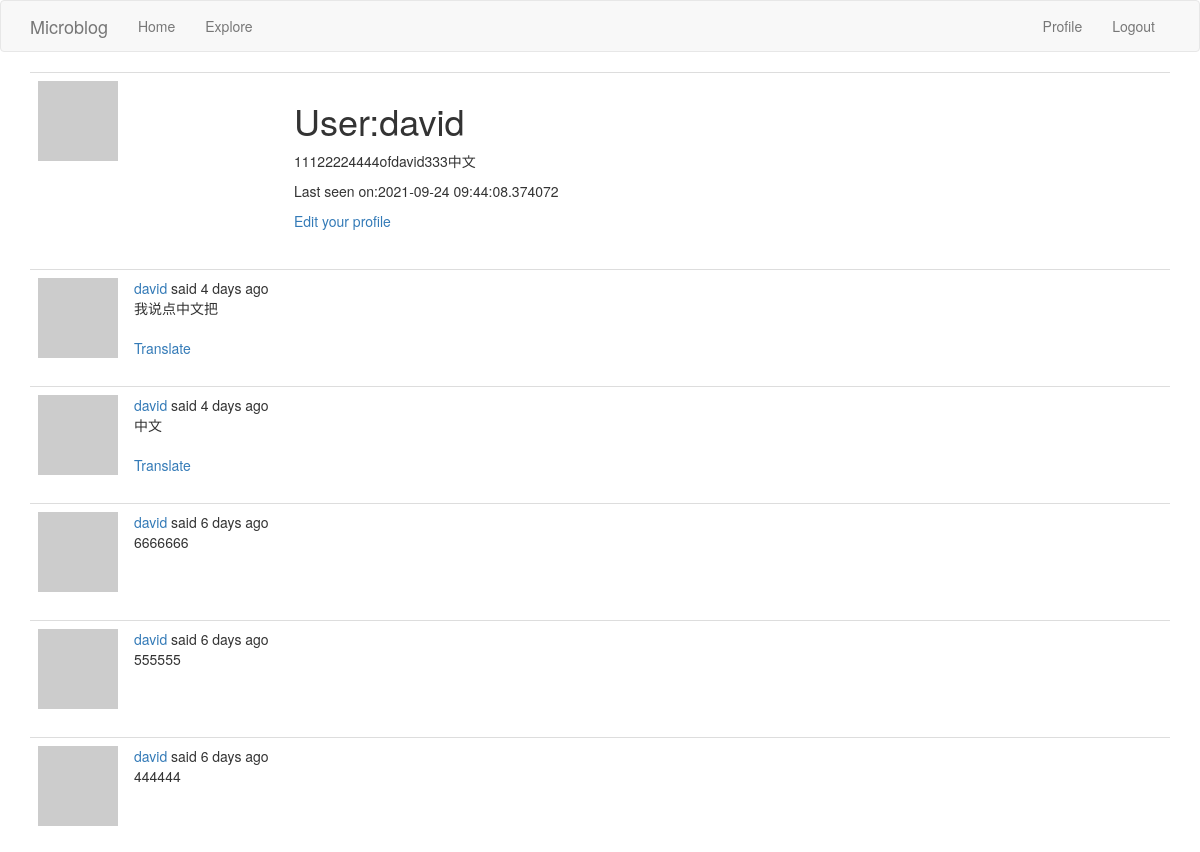
The page /user/david (signed in, upper part) on the database as committed earlier.
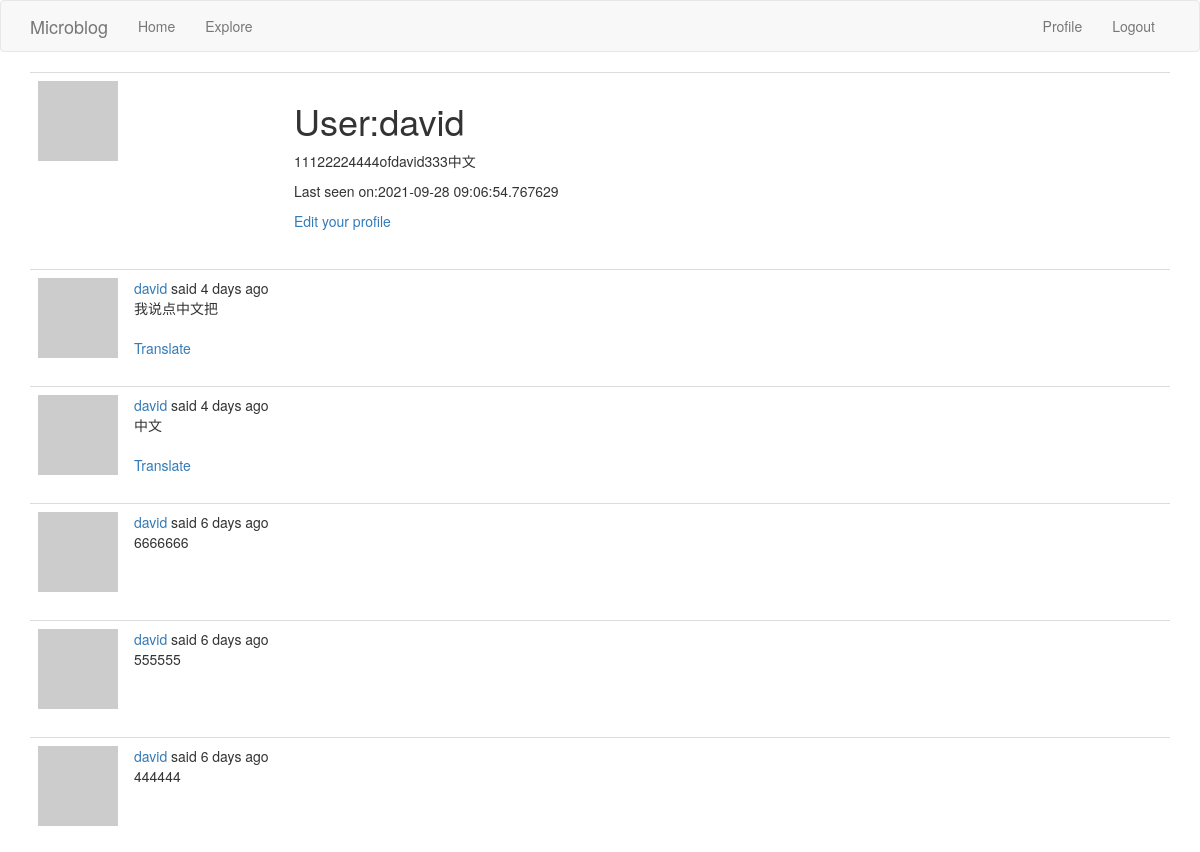
The same page on the database as committed later.
### app/models.py (models this page shows, shortened)
class User(UserMixin,db.Model):
	id = db.Column(db.Integer, primary_key=True)
	username = db.Column(db.String(64), index=True, unique=True)
	email = db.Column(db.String(120), index=True, unique=True)
	password_hash = db.Column(db.String(128))
	posts = db.relationship('Post', backref='author', lazy='dynamic')
	about_me = db.Column(db.String(140))
	last_seen = db.Column(db.DateTime,default=datetime.utcnow())
	followed = db.relationship(
		'User',
		secondary=followers,
		primaryjoin=(followers.c.follower_id==id),
		secondaryjoin=(followers.c.followed_id==id),
		backref=db.backref('followers', lazy='dynamic'),
		lazy='dynamic'
		)
	def avatar(self, size):
		digest = md5(self.email.lower().encode('utf-8')).hexdigest()
		return 'https://www.gravatar.com/avatar/{}?d=identicon&s={}'.format(digest, size)

### app/routes.py (the view)
@app.route('/user/<username>')
@login_required
def user(username):
    user = User.query.filter_by(username=username).first_or_404()
    page = request.args.get('page', 1, type=int)
    posts = user.posts.order_by(Post.timestamp.desc()).paginate(page, app.config['POSTS_PER_PAGE'], False)
    next_url = url_for('user', username=user.username, page=posts.next_num) if posts.has_next else None
    prev_url = url_for('user', username=user.username, page=posts.prev_num) if posts.has_prev else None
    form=EmptyForm()
    return render_template('user.html', user=user, posts=posts.items,form=form, next_url=next_url, prev_url=prev_url)

### app/models.py (called while the page is built)
@login.user_loader
def load_user(id):
	return User.query.get(int(id))

### app/routes.py (called while the page is built)
@app.before_request
def before_request():
    if current_user.is_authenticated:
        current_user.last_seen = datetime.utcnow()
        db.session.commit()
    g.locale = 'zh' if str(get_locale()).startswith('zh') else str(get_locale())

### app/templates/user.html (shortened to what this page needs)
{% extends "base.html" %}
{% block app_content %}
	<table class="table table-hover">
		<tr>
			<td width="256px"><img src="{{ user.avatar(256) }}"></td>
			<td>
				<h1>User:{{ user.username }}</h1>
				{% if user.about_me %}
					<p>{{ user.about_me }}</p>
				{% endif %}
				{% if user.last_seen %}
					<p>Last seen on:{{ user.last_seen }}</p>
				{% endif %}
				{% if user == current_user %}
					<p>
						<a href="{{ url_for('edit_profile') }}">Edit your profile</a>
					</p>
				{% endif %}
			</td>
		</tr>
	</table>
	{% for post in posts %}
		{% include '_post.html' %}
	{% endfor%}
{% endblock%}

Rows that differ between the two databases and show on the page:
changed User "david": last_seen "2021-09-24 09:44:08.374072" → "2021-09-28 09:06:54.767629"
